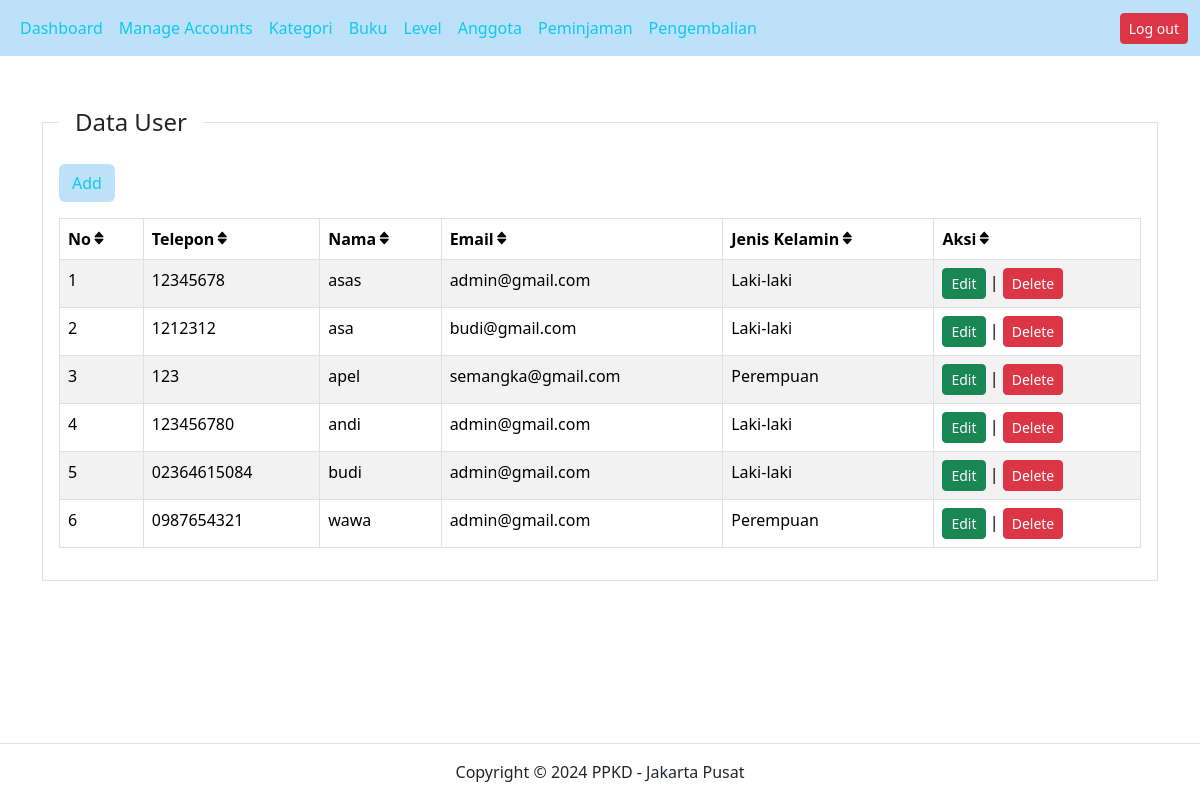
Page /?pg=user on the committed database.
### tables this page shows
CREATE TABLE `user` (
  `id` int(11) NOT NULL,
  `nama` varchar(50) NOT NULL,
  `email` varchar(50) NOT NULL,
  `password` varchar(100) NOT NULL,
  `jenis_kelamin` varchar(10) NOT NULL,
  `telepon` varchar(16) NOT NULL
);

### content/user.php (the view)
<?php
$user = mysqli_query($koneksi, "SELECT * FROM user ORDER BY id DESC");
?>
<div class="mt-5 container">
    <div class="row">
        <div class="col-sm-12">
            <fieldset class="border p-3">
                <legend class="float-none w-auto px-3">Data User</legend>
                <div class="button-action">
                    <a href="?pg=tambah-user" type="button" class="btn text-info" style="background-color: #bee1fa;">Add</a>
                </div>
                <div class="table-responsive">
                    <table class="table table-bordered table-striped table-hover mt-3">
                        <thead>
                            <tr>
                                <th scope="col">No<i class="bx bxs-sort-alt"></th>
                                <th scope="col">Telepon<i class="bx bxs-sort-alt"></th>
                                <th scope="col">Nama<i class="bx bxs-sort-alt"></th>
                                <th scope="col">Email<i class="bx bxs-sort-alt"></th>
                                <th scope="col">Jenis Kelamin<i class="bx bxs-sort-alt"></th>
                                <th scope="col">Aksi<i class="bx bxs-sort-alt"></th>
                            </tr>
                        </thead>
                        <tbody>
                            <?php
                            $no = 1;
                            while ($rowUser = mysqli_fetch_array($user)):
                            ?>
                                <tr>
                                    <td><?php echo $no++ ?></td>
                                    <td><?php echo $rowUser['telepon'] ?></td>
                                    <td><?php echo $rowUser['nama'] ?></td>
                                    <td><?php echo $rowUser['email'] ?></td>
                                    <td><?php echo $rowUser['jenis_kelamin'] ?></td>
                                    <td>
                                        <a href="?pg=tambah-user&edit=<?php echo $rowUser['id'] ?>"
                                            class="btn btn-success btn-sm">Edit
                                        </a> |
                                        <a
                                            href="?pg=tambah-user&delete=<?php echo $rowUser['id'] ?>"
                                            class="btn btn-danger btn-sm"
                                            onclick="return confirm('Apakah anda yakin akan menghapus data ini??')">Delete</a>
                                    </td>
                                </tr>
                            <?php endwhile ?>
                        </tbody>
                    </table>
                </div>
            </fieldset>
        </div>
    </div>
</div>

### index.php (shortened to what this page needs)
<!DOCTYPE html>
<html lang="en">
<head>
    <link rel="stylesheet" href="assets/dist/css/bootstrap.min.css" />
    <link rel="stylesheet" href="https://cdnjs.cloudflare.com/ajax/libs/font-awesome/6.0.0-beta3/css/all.min.css">
    <link rel='stylesheet' href='https://unpkg.com/boxicons@2.1.1/css/boxicons.min.css'>
</head>
<body>
    <div class="wrapper">
        <?php include 'inc/navbar.php'; ?>
        <div class="content">
            <?php
            if (isset($_GET['pg'])) {
                if (file_exists('content/' . $_GET['pg'] . '.php')) {
                    include 'content/' . $_GET['pg'] . '.php';
                }
            } else {
                include 'content/dashboard.php';
            }
            ?>
        </div>
        <footer class="text-center border-top fixed-bottom p-3">Copyright &copy; 2024 PPKD - Jakarta Pusat</footer>
    </div>
</body>
</html>

### inc/navbar.php (shortened to what this page needs)
<!DOCTYPE html>
<html lang="en">
<head>
</head>
<body>
    <nav class="navbar navbar-expand-lg mb-5" style="background-color: #bee1fa;">
        <div class="container-fluid">
            <div class="collapse navbar-collapse" id="navbarNavAltMarkup">
                <div class="navbar-nav">
                    <a class="nav-link text-info" href="index.php">Dashboard</a>
                    <a class="nav-link text-info" href="?pg=user">Manage Accounts</a>
                    <a class="nav-link text-info" href="?pg=kategori">Kategori</a>
                    <a class="nav-link text-info" href="?pg=buku">Buku</a>
                    <a class="nav-link text-info" href="?pg=level">Level</a>
                    <a class="nav-link text-info" href="?pg=anggota">Anggota</a>
                    <a class="nav-link text-info" href="?pg=peminjaman">Peminjaman</a>
                    <a class="nav-link text-info" href="?pg=pengembalian">Pengembalian</a>
                </div>
                <a href="keluar.php" class="btn btn-danger btn-sm ms-auto">Log out</a>
            </div>
        </div>
    </nav>
</body>
</html>

### rows in the picture
user: telepon "12345678", nama "asas", email "admin@gmail.com", jenis_kelamin "Laki-laki"
user: telepon "1212312", nama "asa", email "budi@gmail.com", jenis_kelamin "Laki-laki"
user: telepon "123", nama "apel", email "semangka@gmail.com", jenis_kelamin "Perempuan"
user: telepon "123456780", nama "andi", email "admin@gmail.com", jenis_kelamin "Laki-laki"
user: telepon "02364615084", nama "budi", email "admin@gmail.com", jenis_kelamin "Laki-laki"
user: telepon "0987654321", nama "wawa", email "admin@gmail.com", jenis_kelamin "Perempuan"
